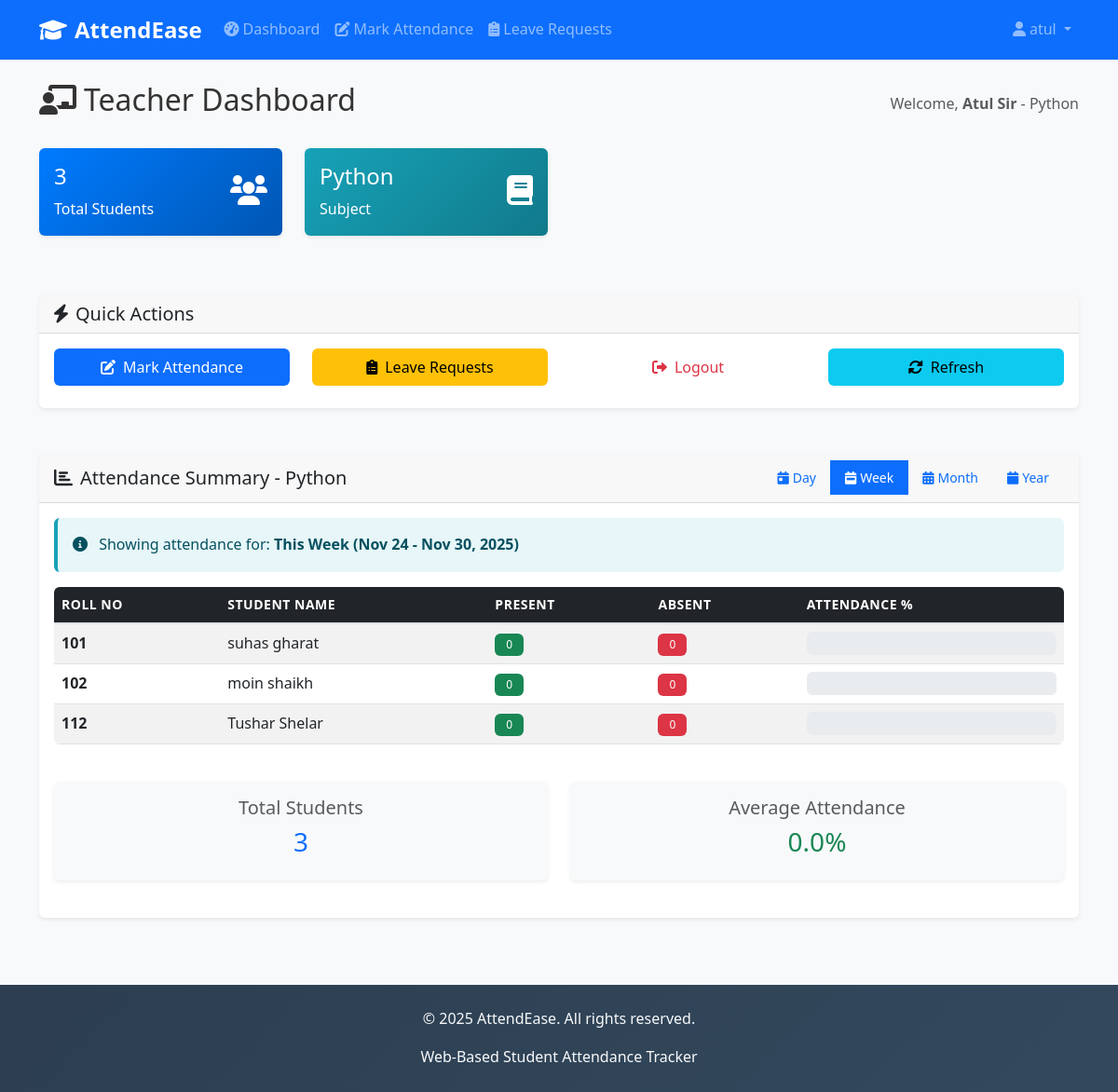
/teacher/dashboard/ (signed in), run on the app's committed database.
### attendance/models.py (models this page shows, shortened)
class Teacher(models.Model):
    user = models.OneToOneField(User, on_delete=models.CASCADE, related_name='teacher_profile')
    name = models.CharField(max_length=100)
    subject = models.CharField(max_length=100, help_text="Subject taught")
    class Meta:
        ordering = ['name']

class Student(models.Model):
    user = models.OneToOneField(User, on_delete=models.CASCADE, related_name='student_profile')
    roll_no = models.CharField(max_length=20, unique=True, validators=[MinLengthValidator(3)])
    name = models.CharField(max_length=100)
    date_joined = models.DateField(auto_now_add=True)
    subject = models.CharField(max_length=100, blank=True, null=True, help_text="Primary subject/course")
    class Meta:
        ordering = ['roll_no']

### attendance/views.py (the view)
# urls.py: path('teacher/dashboard/', views.teacher_dashboard, name='teacher_dashboard'),
@login_required
def teacher_dashboard(request):
    try:
        teacher = request.user.teacher_profile
    except:
        messages.error(request, 'Teacher profile not found.')
        return redirect('home')
    students = Student.objects.all().order_by('roll_no')
    filter_type = request.GET.get('filter', 'week')
    today = date.today()
    start_date = None
    end_date = today
    filter_display = ""
    if filter_type == 'day':
        start_date = today
        end_date = today
        filter_display = f"Today ({today.strftime('%b %d, %Y')})"
    elif filter_type == 'week':
        days_since_monday = today.weekday()
        start_date = today - timedelta(days=days_since_monday)
        filter_display = f"This Week ({start_date.strftime('%b %d')} - {end_date.strftime('%b %d, %Y')})"
    elif filter_type == 'month':
        start_date = today.replace(day=1)
        filter_display = f"This Month ({start_date.strftime('%B %Y')})"
    elif filter_type == 'year':
        start_date = today.replace(month=1, day=1)
        filter_display = f"This Year ({start_date.strftime('%Y')})"
    attendance_records = Attendance.objects.filter(teacher=teacher)
    if start_date:
        attendance_records = attendance_records.filter(date__gte=start_date, date__lte=end_date)
    attendance_summary = []
    total_present = 0
    total_absent = 0
    total_records = attendance_records.count()
    for student in students:
        student_records = attendance_records.filter(student=student)
        total_days = student_records.count()
        present = student_records.filter(status='present').count()
        absent = student_records.filter(status='absent').count()
        percentage = (present / total_days * 100) if total_days > 0 else 0
        total_present += present
        total_absent += absent
        attendance_summary.append({
            'roll_no': student.roll_no,
            'name': student.name,
            'total_days': total_days,
            'present': present,
            'absent': absent,
            'percentage': round(percentage, 1),
        })
    total_avg = 0
    if attendance_summary:
        total_avg = sum(s['percentage'] for s in attendance_summary) / len(attendance_summary)
    context = {
        'teacher': teacher,
        'students': students,
        'filter_type': filter_type,
        'filter_display': filter_display,
        'attendance_summary': attendance_summary,
        'total_avg': round(total_avg, 1),
        'total_records': total_records,
    }
    return render(request, 'attendance/teacher_dashboard.html', context)

### templates/attendance/teacher_dashboard.html (shortened to what this page needs)
{% extends 'attendance/base.html' %}
{% block content %}
<div class="row">
    <div class="col-12">
        <div class="d-flex justify-content-between align-items-center mb-4">
            <h2><i class="fas fa-chalkboard-teacher me-2"></i>Teacher Dashboard</h2>
            <div class="text-muted">
                Welcome, <strong>{{ teacher.name }}</strong> - {{ teacher.subject }}
            </div>
        </div>
    </div>
</div>
<div class="row mb-4">
    <div class="col-md-3 mb-3">
        <div class="card bg-primary text-white">
            <div class="card-body">
                <div class="d-flex justify-content-between">
                    <div>
                        <h4 class="card-title">{{ students|length }}</h4>
                        <p class="card-text">Total Students</p>
                    </div>
                    <div class="align-self-center">
                        <i class="fas fa-users fa-2x"></i>
                    </div>
                </div>
            </div>
        </div>
    </div>
    <div class="col-md-3 mb-3">
        <div class="card bg-info text-white">
            <div class="card-body">
                <div class="d-flex justify-content-between">
                    <div>
                        <h4 class="card-title">{{ teacher.subject }}</h4>
                        <p class="card-text">Subject</p>
                    </div>
                    <div class="align-self-center">
                        <i class="fas fa-book fa-2x"></i>
                    </div>
                </div>
            </div>
        </div>
    </div>
</div>
<div class="row mb-4">
    <div class="col-12">
        <div class="card">
            <div class="card-header">
                <h5 class="mb-0"><i class="fas fa-bolt me-2"></i>Quick Actions</h5>
            </div>
            <div class="card-body">
                <div class="row">
                    <div class="col-md-3 mb-2">
                        <a href="{% url 'mark_attendance' %}" class="btn btn-primary w-100">
                            <i class="fas fa-edit me-2"></i>Mark Attendance
                        </a>
                    </div>
                    <div class="col-md-3 mb-2">
                        <a href="{% url 'leave_requests' %}" class="btn btn-warning w-100">
                            <i class="fas fa-clipboard-list me-2"></i>Leave Requests
                        </a>
                    </div>
                    <div class="col-md-3 mb-2">
                        <a href="{% url 'logout' %}" class="btn btn-outline-danger w-100">
                            <i class="fas fa-sign-out-alt me-2"></i>Logout
                        </a>
                    </div>
                    <div class="col-md-3 mb-2">
                        <button class="btn btn-info w-100" onclick="location.reload()">
                            <i class="fas fa-sync-alt me-2"></i>Refresh
                        </button>
                    </div>
                </div>
            </div>
        </div>
    </div>
</div>
<div class="row">
    <div class="col-12">
        <div class="card">
            <div class="card-header d-flex justify-content-between align-items-center">
                <h5 class="mb-0">
                    <i class="fas fa-chart-bar me-2"></i>Attendance Summary - {{ teacher.subject }}
                </h5>
                <div class="btn-group" role="group">
                    <a href="?filter=day" class="btn btn-sm btn-outline-primary {% if filter_type == 'day' %}active{% endif %}">
                        <i class="fas fa-calendar-day me-1"></i>Day
                    </a>
                    <a href="?filter=week" class="btn btn-sm btn-outline-primary {% if filter_type == 'week' or not filter_type %}active{% endif %}">
                        <i class="fas fa-calendar-week me-1"></i>Week
                    </a>
                    <a href="?filter=month" class="btn btn-sm btn-outline-primary {% if filter_type == 'month' %}active{% endif %}">
                        <i class="fas fa-calendar-alt me-1"></i>Month
                    </a>
                    <a href="?filter=year" class="btn btn-sm btn-outline-primary {% if filter_type == 'year' %}active{% endif %}">
                        <i class="fas fa-calendar me-1"></i>Year
                    </a>
                </div>
            </div>
            <div class="card-body">
                {% if filter_type %}
                    <div class="alert alert-info mb-3">
                        <i class="fas fa-info-circle me-2"></i>
                        Showing attendance for: <strong>{{ filter_display }}</strong>
                    </div>
                {% endif %}
                {% if attendance_summary %}
                    <div class="table-responsive">
                        <table class="table table-hover table-striped">
                            <thead class="table-dark">
                                <tr>
                                    <th>Roll No</th>
                                    <th>Student Name</th>
                                    <th>Present</th>
                                    <th>Absent</th>
                                    <th>Attendance %</th>
                                </tr>
                            </thead>
                            <tbody>
                                {% for summary in attendance_summary %}
                                <tr>
                                    <td><strong>{{ summary.roll_no }}</strong></td>
                                    <td>{{ summary.name }}</td>
                                    <td>
                                        <span class="badge bg-success">{{ summary.present }}</span>
                                    </td>
                                    <td>
                                        <span class="badge bg-danger">{{ summary.absent }}</span>
                                    </td>
                                    <td>
                                        <div class="progress" style="height: 25px;">
                                        </div>
                                    </td>
                                </tr>
                                {% endfor %}
                            </tbody>
                        </table>
                    </div>
                    <div class="row mt-4">
                        <div class="col-md-6">
                            <div class="card bg-light">
                                <div class="card-body text-center">
                                    <h5 class="text-muted">Total Students</h5>
                                    <h3 class="text-primary">{{ attendance_summary|length }}</h3>
                                </div>
                            </div>
                        </div>
                        <div class="col-md-6">
                            <div class="card bg-light">
                                <div class="card-body text-center">
                                    <h5 class="text-muted">Average Attendance</h5>
                                    <h3 class="text-success">
                                        {% if attendance_summary %}
                                            {{ total_avg }}%
                                        {% else %}
                                            0%
                                        {% endif %}
                                    </h3>
                                </div>
                            </div>
                        </div>
                    </div>
                {% endif %}
            </div>
        </div>
    </div>
</div>
{% endblock %}

### templates/attendance/base.html (shortened to what this page needs)
<!DOCTYPE html>
<html lang="en">
<head>
    <link href="https://cdn.jsdelivr.net/npm/bootstrap@5.3.0/dist/css/bootstrap.min.css" rel="stylesheet">
    <link href="https://cdnjs.cloudflare.com/ajax/libs/font-awesome/6.0.0/css/all.min.css" rel="stylesheet">
    <link href="{% load static %}{% static 'css/style.css' %}" rel="stylesheet">
</head>
<body>
    <nav class="navbar navbar-expand-lg navbar-dark bg-primary">
        <div class="container">
            <a class="navbar-brand" href="{% url 'home' %}">
                <i class="fas fa-graduation-cap me-2"></i>AttendEase
            </a>
            <div class="collapse navbar-collapse" id="navbarNav">
                <ul class="navbar-nav me-auto">
                    {% if user.is_authenticated %}
                        <li class="nav-item">
                            <a class="nav-link" href="{% url 'dashboard' %}">
                                <i class="fas fa-tachometer-alt me-1"></i>Dashboard
                            </a>
                        </li>
                        {% if user.student_profile %}
                            <li class="nav-item">
                                <a class="nav-link" href="{% url 'view_attendance' %}">
                                    <i class="fas fa-calendar-check me-1"></i>View Attendance
                                </a>
                            </li>
                            <li class="nav-item">
                                <a class="nav-link" href="{% url 'apply_leave' %}">
                                    <i class="fas fa-calendar-times me-1"></i>Apply Leave
                                </a>
                            </li>
                        {% elif user.teacher_profile %}
                            <li class="nav-item">
                                <a class="nav-link" href="{% url 'mark_attendance' %}">
                                    <i class="fas fa-edit me-1"></i>Mark Attendance
                                </a>
                            </li>
                            <li class="nav-item">
                                <a class="nav-link" href="{% url 'leave_requests' %}">
                                    <i class="fas fa-clipboard-list me-1"></i>Leave Requests
                                </a>
                            </li>
                        {% endif %}
                    {% endif %}
                </ul>
                <ul class="navbar-nav">
                    {% if user.is_authenticated %}
                        <li class="nav-item dropdown">
                            <a class="nav-link dropdown-toggle" href="#" id="navbarDropdown" role="button" data-bs-toggle="dropdown">
                                <i class="fas fa-user me-1"></i>{{ user.username }}
                            </a>
                        </li>
                    {% endif %}
                </ul>
            </div>
        </div>
    </nav>
    <main class="container mt-4">
        {% block content %}
        {% endblock %}
    </main>
    <footer class="bg-dark text-light text-center py-4 mt-5">
        <div class="container">
            <p>&copy; 2025 AttendEase. All rights reserved.</p>
            <p class="mb-0">Web-Based Student Attendance Tracker</p>
        </div>
    </footer>
</body>
</html>

### static/css/style.css (style rules this page uses)
:root { --primary-color: #007bff; --secondary-color: #6c757d; --success-color: #28a745; --danger-color: #dc3545; --warning-color: #ffc107; --info-color: #17a2b8; --light-color: #f8f9fa; --dark-color: #343a40; --border-radius: 0.375rem; --box-shadow: 0 0.125rem 0.25rem rgba(0, 0, 0, 0.075); --transition: all 0.3s ease; }
body { font-family: 'Segoe UI', Tahoma, Geneva, Verdana, sans-serif; line-height: 1.6; color: #333; background-color: #f8f9fa; }
.navbar-brand { font-weight: 700; font-size: 1.5rem; }
.navbar-nav .nav-link { font-weight: 500; transition: var(--transition); }
.card { border: none; border-radius: var(--border-radius); box-shadow: var(--box-shadow); transition: var(--transition); margin-bottom: 1.5rem; }
.card-header { border-bottom: 1px solid rgba(0, 0, 0, 0.125); font-weight: 600; }
.btn { border-radius: var(--border-radius); font-weight: 500; transition: var(--transition); border: none; padding: 0.5rem 1rem; }
.btn-group .btn { border-radius: 0; }
.btn-group .btn:first-child { border-top-left-radius: var(--border-radius); border-bottom-left-radius: var(--border-radius); }
.btn-group .btn:last-child { border-top-right-radius: var(--border-radius); border-bottom-right-radius: var(--border-radius); }
.table { border-radius: var(--border-radius); overflow: hidden; }
.table thead th { border-bottom: 2px solid #dee2e6; font-weight: 600; text-transform: uppercase; font-size: 0.875rem; letter-spacing: 0.5px; }
.badge { font-size: 0.75rem; font-weight: 500; padding: 0.375rem 0.75rem; border-radius: var(--border-radius); }
.alert { border: none; border-radius: var(--border-radius); border-left: 4px solid; }
.alert-info { border-left-color: var(--info-color); background-color: rgba(23, 162, 184, 0.1); }
.card.bg-primary, .card.bg-success, .card.bg-danger, .card.bg-warning, .card.bg-info { background: linear-gradient(135deg, var(--primary-color), #0056b3) !important; }
.card.bg-info { background: linear-gradient(135deg, var(--info-color), #117a8b) !important; }
.progress { border-radius: var(--border-radius); overflow: hidden; }
footer { margin-top: auto; background: linear-gradient(135deg, #2c3e50, #34495e); }

### data on the page
Teacher: name "Atul Sir", subject "Python"
Student: roll_no "101", name "suhas gharat"
Student: roll_no "102", name "moin shaikh"
Student: roll_no "112", name "Tushar Shelar"

### other printed values
{{ user.username }} "atul"
{{ students|length }} "3"
{{ filter_display }} "This Week (Nov 24 - Nov 30, 2025)"
{{ summary.present }} "0" "0" "0"
{{ summary.absent }} "0" "0" "0"
{{ attendance_summary|length }} "3"
{{ total_avg }} "0.0"
